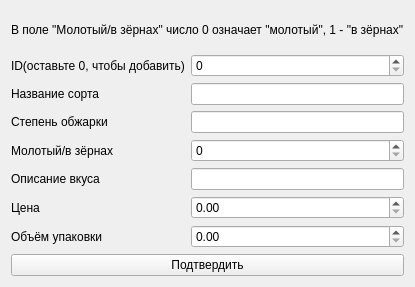
<?xml version="1.0" encoding="UTF-8"?>
<ui version="4.0">
 <class>addEditForm</class>
 <widget class="QWidget" name="addEditForm">
  <property name="geometry">
   <rect>
    <x>0</x>
    <y>0</y>
    <width>400</width>
    <height>287</height>
   </rect>
  </property>
  <property name="windowTitle">
   <string>Кофе - Добавить/Изменить элемент</string>
  </property>
  <layout class="QVBoxLayout" name="verticalLayout">
   <item>
    <widget class="QLabel" name="label_8">
     <property name="maximumSize">
      <size>
       <width>16777215</width>
       <height>50</height>
      </size>
     </property>
     <property name="text">
      <string>В поле &quot;Молотый/в зёрнах&quot; число 0 означает &quot;молотый&quot;, 1 - &quot;в зёрнах&quot;</string>
     </property>
    </widget>
   </item>
   <item>
    <layout class="QFormLayout" name="formLayout">
     <item row="0" column="0">
      <widget class="QLabel" name="label">
       <property name="text">
        <string>ID(оставьте 0, чтобы добавить)</string>
       </property>
      </widget>
     </item>
     <item row="1" column="0">
      <widget class="QLabel" name="label_2">
       <property name="text">
        <string>Название сорта</string>
       </property>
      </widget>
     </item>
     <item row="1" column="1">
      <widget class="QLineEdit" name="sort_edit"/>
     </item>
     <item row="2" column="1">
      <widget class="QLineEdit" name="degree_edit"/>
     </item>
     <item row="2" column="0">
      <widget class="QLabel" name="label_3">
       <property name="text">
        <string>Степень обжарки</string>
       </property>
      </widget>
     </item>
     <item row="3" column="0">
      <widget class="QLabel" name="label_4">
       <property name="text">
        <string>Молотый/в зёрнах</string>
       </property>
      </widget>
     </item>
     <item row="4" column="0">
      <widget class="QLabel" name="label_5">
       <property name="text">
        <string>Описание вкуса</string>
       </property>
      </widget>
     </item>
     <item row="4" column="1">
      <widget class="QLineEdit" name="flavor_edit"/>
     </item>
     <item row="5" column="0">
      <widget class="QLabel" name="label_6">
       <property name="text">
        <string>Цена</string>
       </property>
      </widget>
     </item>
     <item row="5" column="1">
      <widget class="QDoubleSpinBox" name="price_box">
       <property name="minimum">
        <double>0.000000000000000</double>
       </property>
       <property name="maximum">
        <double>100000000000000001097906362944045541740492309677311846336810682903157585404911491537163328978494688899061249669721172515611590283743140088328307009198146046031271664502933027185697489699588559043338384466165001178426897626212945177628091195786707458122783970171784415105291802893207873272974885715430223118336.000000000000000</double>
       </property>
      </widget>
     </item>
     <item row="6" column="0">
      <widget class="QLabel" name="label_7">
       <property name="text">
        <string>Объём упаковки</string>
       </property>
      </widget>
     </item>
     <item row="6" column="1">
      <widget class="QDoubleSpinBox" name="volume_box">
       <property name="minimum">
        <double>0.000000000000000</double>
       </property>
       <property name="maximum">
        <double>1000000000000000032841562489204926078987012566359611695512313426258747006898787995544001315627727412683949504784322435578648490634211491840.000000000000000</double>
       </property>
       <property name="singleStep">
        <double>0.500000000000000</double>
       </property>
      </widget>
     </item>
     <item row="3" column="1">
      <widget class="QSpinBox" name="ground_or_grains_box">
       <property name="maximum">
        <number>1</number>
       </property>
      </widget>
     </item>
     <item row="0" column="1">
      <widget class="QSpinBox" name="id_box">
       <property name="maximum">
        <number>99999999</number>
       </property>
      </widget>
     </item>
    </layout>
   </item>
   <item>
    <widget class="QPushButton" name="submit_btn">
     <property name="text">
      <string>Подтвердить</string>
     </property>
    </widget>
   </item>
  </layout>
 </widget>
 <resources/>
 <connections/>
</ui>
